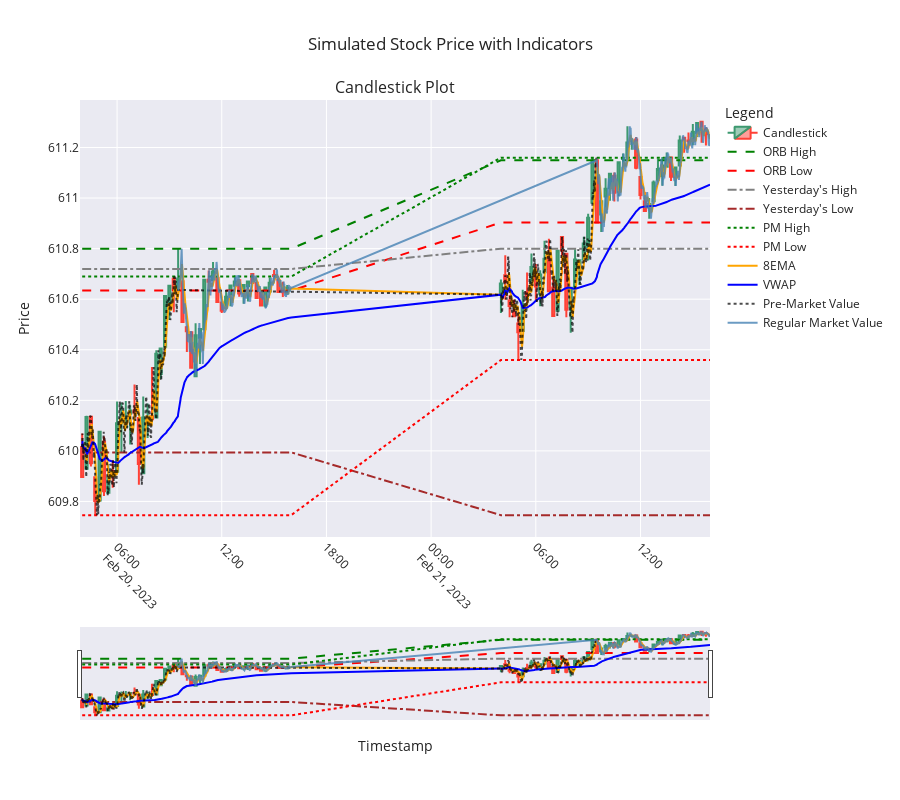

Source (notebook cell):
### Markdown cell above
# Candlestick Chart with Indicators

This cell generates an interactive candlestick chart using Plotly, enriched with various technical indicators to provide insights into stock price movements. The chart includes:

- **Candlestick Data**: Visual representation of open, high, low, and close prices for each interval.
- **Indicators**:
    - **ORB High/Low**: Opening Range Breakout levels.
    - **Yesterday's High/Low**: Previous day's high and low prices.
    - **PM High/Low**: Pre-market high and low prices.
    - **8EMA**: Exponential Moving Average with a period of 8.
    - **VWAP**: Volume Weighted Average Price.
- **Session Data**:
    - Pre-market and regular market sessions are distinguished with separate line plots for their respective closing prices.

The chart is interactive, allowing users to hover over data points for detailed information and toggle between different views for better analysis.

### Code cell
from plotly.subplots import make_subplots
import plotly.graph_objects as go
import plotly.express as px

def plot_candlestick_with_indicators(candlestick_data, simulated_data):
    # Create a figure with a single subplot
    fig = make_subplots(rows=1, cols=1, shared_xaxes=True, 
                        vertical_spacing=0.1, 
                        subplot_titles=("Candlestick Plot",))
    # Add candlestick traces
    fig.add_trace(go.Candlestick(
        x=candlestick_data.index,
        open=candlestick_data['Open'],
        high=candlestick_data['High'],
        low=candlestick_data['Low'],
        close=candlestick_data['Close'],
        name='Candlestick',
        opacity=1
    ), row=1, col=1)

    # Add indicators to the candlestick plot
    fig.add_trace(go.Scatter(
        x=simulated_data['Timestamp'],
        y=simulated_data['ORB_High'],
        mode='lines',
        name='ORB High',
        line=dict(color='green', dash='dash')
    ), row=1, col=1)

    fig.add_trace(go.Scatter(
        x=simulated_data['Timestamp'],
        y=simulated_data['ORB_Low'],
        mode='lines',
        name='ORB Low',
        line=dict(color='red', dash='dash')
    ), row=1, col=1)

    fig.add_trace(go.Scatter(
        x=simulated_data['Timestamp'],
        y=simulated_data['Yest_High'],
        mode='lines',
        name="Yesterday's High",
        line=dict(color='gray', dash='dashdot')
    ), row=1, col=1)
    
    fig.add_trace(go.Scatter(
        x=simulated_data['Timestamp'],
        y=simulated_data['Yest_Low'],
        mode='lines',
        name="Yesterday's Low",
        line=dict(color='brown', dash='dashdot')
    ), row=1, col=1)

    fig.add_trace(go.Scatter(
        x=simulated_data['Timestamp'],
        y=simulated_data['PM_High'],
        mode='lines',
        name='PM High',
        line=dict(color='green', dash='dot')
    ), row=1, col=1)

    fig.add_trace(go.Scatter(
        x=simulated_data['Timestamp'],
        y=simulated_data['PM_Low'],
        mode='lines',
        name='PM Low',
        line=dict(color='red', dash='dot')
    ), row=1, col=1)

    fig.add_trace(go.Scatter(
        x=simulated_data['Timestamp'],
        y=simulated_data['8EMA'],
        mode='lines',
        name='8EMA',
        line=dict(color='orange')
    ), row=1, col=1)

    fig.add_trace(go.Scatter(
        x=simulated_data['Timestamp'],
        y=simulated_data['VWAP'],
        mode='lines',
        name='VWAP',
        line=dict(color='blue')
    ), row=1, col=1)

    # Add PM and Regular Market values
    fig.add_trace(go.Scatter(
        x=simulated_data[simulated_data['Session'] == 'PM']['Timestamp'],
        y=simulated_data[simulated_data['Session'] == 'PM']['Close'],
        mode='lines',
        name='Pre-Market Value',
        line=dict(color='black', dash='dot'),
        opacity=0.7
    ), row=1, col=1)
    
    fig.add_trace(go.Scatter(
        x=simulated_data[simulated_data['Session'] == 'Regular Market']['Timestamp'],
        y=simulated_data[simulated_data['Session'] == 'Regular Market']['Close'],
        mode='lines',
        name='Regular Market Value',
        line=dict(color='steelblue'),
        opacity=0.8
    ), row=1, col=1)

    # Update layout for better appearance
    fig.update_layout(
        title="Simulated Stock Price with Indicators",
        xaxis_title="Timestamp",
           yaxis_title="Price",
        legend_title="Legend",
        xaxis=dict(tickangle=45),
        template="seaborn",
        hovermode='x unified',
        height=800  # Make the graph taller
    )

    # Show the plot
    fig.show()

# Example usage
plot_candlestick_with_indicators(candlestick_data, simulated_data)

### Figure 1 — Plotly figure (JSON) as saved in the notebook; plotly's stock layout.template omitted (floating-point values rounded to 4 significant figures; data arrays with more than 128 entries replaced by an {"elided": "..."} marker saying what was removed)
{"data": [{"close": [609.9, 610.1, 610.0, 609.8, 610.1, 609.8, 609.9, 609.9, 610.1, 610.1, 610.1, 610.2, 610.2, 609.9, 610.1, 610.1, 610.1, 610.4, 610.4, 610.6, 610.7, 610.6, 610.7, 610.5, 610.5, 610.3, 610.5, 610.5, 610.7, 610.7, 610.7, 610.6, 610.6, 610.6, 610.7, 610.7, 610.6, 610.7, 610.7, 610.7, 610.6, 610.6, 610.6, 610.7, 610.7, 610.6, 610.6, 610.6, 610.7, 610.7, 610.6, 610.5, 610.5, 610.6, 610.6, 610.7, 610.6, 610.7, 610.8, 610.6, 610.5, 610.8, 610.8, 610.6, 610.6, 610.8, 610.8, 610.8, 610.9, 611.1, 610.9, 611.0, 611.0, 611.1, 611.0, 611.1, 611.2, 611.2, 611.2, 611.1, 611.0, 610.9, 611.0, 611.1, 611.1, 611.1, 611.2, 611.1, 611.1, 611.2, 611.2, 611.2, 611.3, 611.3, 611.3, 611.3], "high": [610.1, 610.1, 610.1, 609.9, 610.1, 610.1, 609.9, 610.0, 610.2, 610.2, 610.2, 610.2, 610.3, 610.1, 610.2, 610.2, 610.3, 610.4, 610.4, 610.6, 610.7, 610.7, 610.8, 610.7, 610.5, 610.5, 610.5, 610.5, 610.7, 610.7, 610.7, 610.7, 610.6, 610.6, 610.7, 610.7, 610.7, 610.7, 610.7, 610.7, 610.7, 610.6, 610.6, 610.7, 610.7, 610.7, 610.7, 610.7, 610.7, 610.8, 610.6, 610.6, 610.5, 610.6, 610.7, 610.8, 610.7, 610.7, 610.8, 610.8, 610.7, 610.8, 610.8, 610.8, 610.6, 610.8, 610.8, 610.8, 610.9, 611.2, 611.1, 611.0, 611.1, 611.1, 611.1, 611.1, 611.2, 611.3, 611.2, 611.2, 611.1, 611.0, 611.0, 611.1, 611.2, 611.2, 611.2, 611.2, 611.1, 611.2, 611.2, 611.3, 611.3, 611.3, 611.3, 611.3], "low": [609.9, 609.9, 609.9, 609.7, 609.8, 609.8, 609.8, 609.9, 609.9, 610.0, 610.1, 610.0, 610.1, 609.9, 609.9, 610.1, 610.1, 610.1, 610.3, 610.4, 610.5, 610.5, 610.6, 610.5, 610.4, 610.3, 610.3, 610.3, 610.5, 610.6, 610.7, 610.6, 610.5, 610.6, 610.6, 610.7, 610.6, 610.6, 610.6, 610.7, 610.6, 610.6, 610.6, 610.6, 610.7, 610.6, 610.6, 610.6, 610.5, 610.6, 610.5, 610.5, 610.4, 610.5, 610.6, 610.7, 610.6, 610.6, 610.7, 610.6, 610.5, 610.6, 610.7, 610.5, 610.5, 610.6, 610.7, 610.7, 610.8, 611.0, 610.9, 610.9, 610.9, 611.0, 611.0, 611.0, 611.1, 611.2, 611.2, 611.1, 611.0, 610.9, 610.9, 611.0, 611.1, 611.0, 611.1, 611.1, 611.0, 611.1, 611.2, 611.2, 611.2, 611.2, 611.2, 611.2], "name": "Candlestick", "opacity": 1, "open": [610.0, 609.9, 610.1, 609.9, 609.8, 610.0, 609.8, 609.9, 609.9, 610.1, 610.1, 610.1, 610.2, 610.1, 609.9, 610.1, 610.1, 610.1, 610.3, 610.4, 610.6, 610.7, 610.6, 610.7, 610.5, 610.5, 610.3, 610.4, 610.5, 610.7, 610.7, 610.7, 610.6, 610.6, 610.6, 610.7, 610.7, 610.6, 610.7, 610.7, 610.7, 610.6, 610.6, 610.6, 610.7, 610.7, 610.6, 610.6, 610.6, 610.7, 610.6, 610.5, 610.5, 610.5, 610.6, 610.7, 610.7, 610.6, 610.7, 610.8, 610.6, 610.6, 610.8, 610.8, 610.6, 610.6, 610.7, 610.8, 610.8, 611.0, 611.1, 610.9, 611.0, 611.0, 611.1, 611.0, 611.2, 611.2, 611.2, 611.2, 611.1, 611.0, 611.0, 611.0, 611.1, 611.1, 611.1, 611.2, 611.1, 611.1, 611.2, 611.2, 611.2, 611.3, 611.3, 611.3], "type": "candlestick", "x": ["2023-02-20T04:00:00.000000000", "2023-02-20T04:15:00.000000000", "2023-02-20T04:30:00.000000000", "2023-02-20T04:45:00.000000000", "2023-02-20T05:00:00.000000000", "2023-02-20T05:15:00.000000000", "2023-02-20T05:30:00.000000000", "2023-02-20T05:45:00.000000000", "2023-02-20T06:00:00.000000000", "2023-02-20T06:15:00.000000000", "2023-02-20T06:30:00.000000000", "2023-02-20T06:45:00.000000000", "2023-02-20T07:00:00.000000000", "2023-02-20T07:15:00.000000000", "2023-02-20T07:30:00.000000000", "2023-02-20T07:45:00.000000000", "2023-02-20T08:00:00.000000000", "2023-02-20T08:15:00.000000000", "2023-02-20T08:30:00.000000000", "2023-02-20T08:45:00.000000000", "2023-02-20T09:00:00.000000000", "2023-02-20T09:15:00.000000000", "2023-02-20T09:30:00.000000000", "2023-02-20T09:45:00.000000000", "2023-02-20T10:00:00.000000000", "2023-02-20T10:15:00.000000000", "2023-02-20T10:30:00.000000000", "2023-02-20T10:45:00.000000000", "2023-02-20T11:00:00.000000000", "2023-02-20T11:15:00.000000000", "2023-02-20T11:30:00.000000000", "2023-02-20T11:45:00.000000000", "2023-02-20T12:00:00.000000000", "2023-02-20T12:15:00.000000000", "2023-02-20T12:30:00.000000000", "2023-02-20T12:45:00.000000000", "2023-02-20T13:00:00.000000000", "2023-02-20T13:15:00.000000000", "2023-02-20T13:30:00.000000000", "2023-02-20T13:45:00.000000000", "2023-02-20T14:00:00.000000000", "2023-02-20T14:15:00.000000000", "2023-02-20T14:30:00.000000000", "2023-02-20T14:45:00.000000000", "2023-02-20T15:00:00.000000000", "2023-02-20T15:15:00.000000000", "2023-02-20T15:30:00.000000000", "2023-02-20T15:45:00.000000000", "2023-02-21T04:00:00.000000000", "2023-02-21T04:15:00.000000000", "2023-02-21T04:30:00.000000000", "2023-02-21T04:45:00.000000000", "2023-02-21T05:00:00.000000000", "2023-02-21T05:15:00.000000000", "2023-02-21T05:30:00.000000000", "2023-02-21T05:45:00.000000000", "2023-02-21T06:00:00.000000000", "2023-02-21T06:15:00.000000000", "2023-02-21T06:30:00.000000000", "2023-02-21T06:45:00.000000000", "2023-02-21T07:00:00.000000000", "2023-02-21T07:15:00.000000000", "2023-02-21T07:30:00.000000000", "2023-02-21T07:45:00.000000000", "2023-02-21T08:00:00.000000000", "2023-02-21T08:15:00.000000000", "2023-02-21T08:30:00.000000000", "2023-02-21T08:45:00.000000000", "2023-02-21T09:00:00.000000000", "2023-02-21T09:15:00.000000000", "2023-02-21T09:30:00.000000000", "2023-02-21T09:45:00.000000000", "2023-02-21T10:00:00.000000000", "2023-02-21T10:15:00.000000000", "2023-02-21T10:30:00.000000000", "2023-02-21T10:45:00.000000000", "2023-02-21T11:00:00.000000000", "2023-02-21T11:15:00.000000000", "2023-02-21T11:30:00.000000000", "2023-02-21T11:45:00.000000000", "2023-02-21T12:00:00.000000000", "2023-02-21T12:15:00.000000000", "2023-02-21T12:30:00.000000000", "2023-02-21T12:45:00.000000000", "2023-02-21T13:00:00.000000000", "2023-02-21T13:15:00.000000000", "2023-02-21T13:30:00.000000000", "2023-02-21T13:45:00.000000000", "2023-02-21T14:00:00.000000000", "2023-02-21T14:15:00.000000000", "2023-02-21T14:30:00.000000000", "2023-02-21T14:45:00.000000000", "2023-02-21T15:00:00.000000000", "2023-02-21T15:15:00.000000000", "2023-02-21T15:30:00.000000000", "2023-02-21T15:45:00.000000000"], "xaxis": "x", "yaxis": "y"}, {"line": {"color": "green", "dash": "dash"}, "mode": "lines", "name": "ORB High", "type": "scatter", "x": {"elided": "1440 str values"}, "xaxis": "x", "y": {"elided": "1440 float values"}, "yaxis": "y"}, {"line": {"color": "red", "dash": "dash"}, "mode": "lines", "name": "ORB Low", "type": "scatter", "x": {"elided": "1440 str values"}, "xaxis": "x", "y": {"elided": "1440 float values"}, "yaxis": "y"}, {"line": {"color": "gray", "dash": "dashdot"}, "mode": "lines", "name": "Yesterday's High", "type": "scatter", "x": {"elided": "1440 str values"}, "xaxis": "x", "y": {"elided": "1440 float values"}, "yaxis": "y"}, {"line": {"color": "brown", "dash": "dashdot"}, "mode": "lines", "name": "Yesterday's Low", "type": "scatter", "x": {"elided": "1440 str values"}, "xaxis": "x", "y": {"elided": "1440 float values"}, "yaxis": "y"}, {"line": {"color": "green", "dash": "dot"}, "mode": "lines", "name": "PM High", "type": "scatter", "x": {"elided": "1440 str values"}, "xaxis": "x", "y": {"elided": "1440 float values"}, "yaxis": "y"}, {"line": {"color": "red", "dash": "dot"}, "mode": "lines", "name": "PM Low", "type": "scatter", "x": {"elided": "1440 str values"}, "xaxis": "x", "y": {"elided": "1440 float values"}, "yaxis": "y"}, {"line": {"color": "orange"}, "mode": "lines", "name": "8EMA", "type": "scatter", "x": {"elided": "1440 str values"}, "xaxis": "x", "y": {"elided": "1440 float values"}, "yaxis": "y"}, {"line": {"color": "blue"}, "mode": "lines", "name": "VWAP", "type": "scatter", "x": {"elided": "1440 str values"}, "xaxis": "x", "y": {"elided": "1440 float values"}, "yaxis": "y"}, {"line": {"color": "black", "dash": "dot"}, "mode": "lines", "name": "Pre-Market Value", "opacity": 0.7, "type": "scatter", "x": {"elided": "660 str values"}, "xaxis": "x", "y": {"elided": "660 float values"}, "yaxis": "y"}, {"line": {"color": "steelblue"}, "mode": "lines", "name": "Regular Market Value", "opacity": 0.8, "type": "scatter", "x": {"elided": "780 str values"}, "xaxis": "x", "y": {"elided": "780 float values"}, "yaxis": "y"}], "layout": {"annotations": [{"font": {"size": 16}, "showarrow": false, "text": "Candlestick Plot", "x": 0.5, "xanchor": "center", "xref": "paper", "y": 1, "yanchor": "bottom", "yref": "paper"}], "height": 800, "hovermode": "x unified", "legend": {"title": {"text": "Legend"}}, "title": {"text": "Simulated Stock Price with Indicators"}, "xaxis": {"anchor": "y", "domain": [0, 1], "tickangle": 45, "title": {"text": "Timestamp"}}, "yaxis": {"anchor": "x", "domain": [0, 1], "title": {"text": "Price"}}}}
